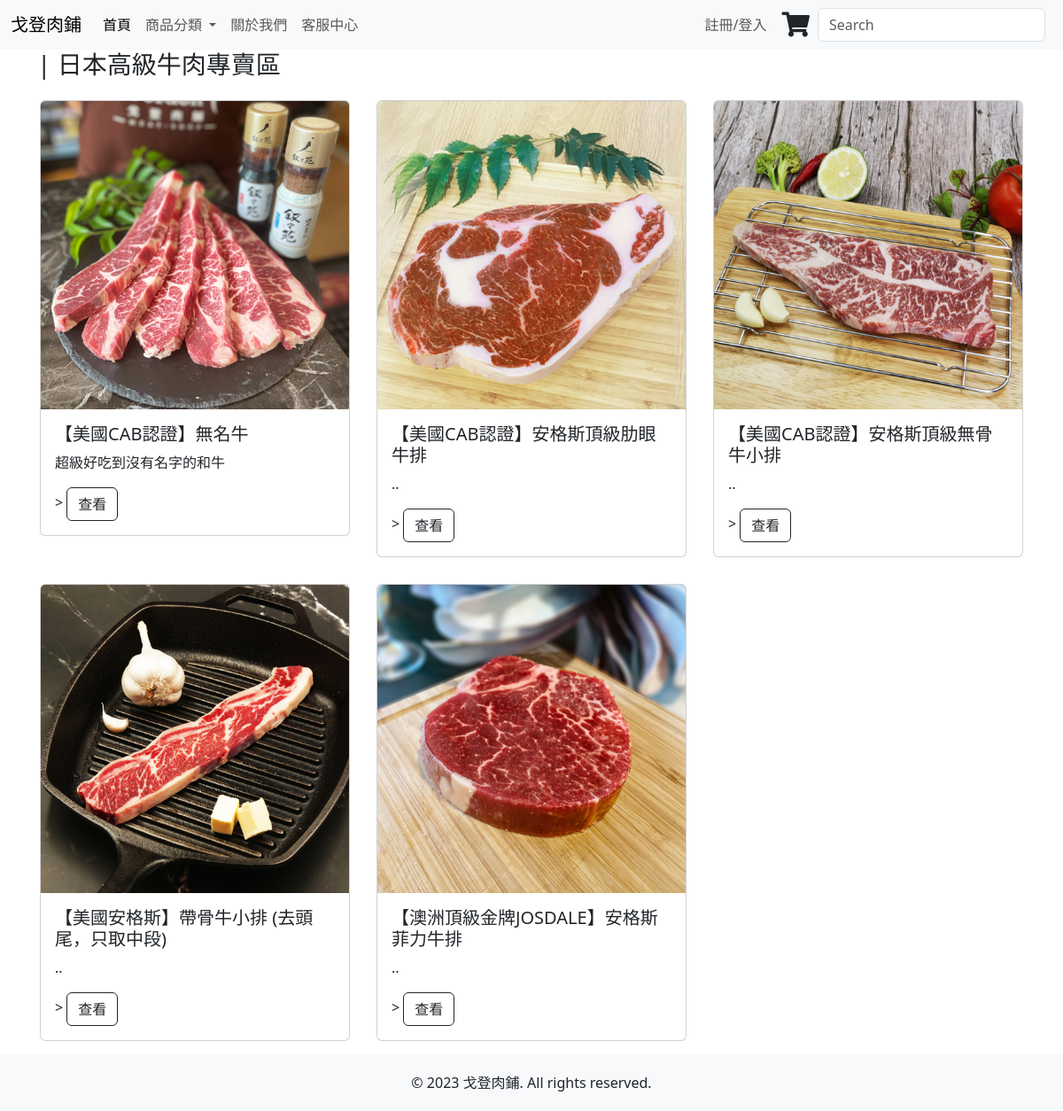
Page /hanio/ on the committed database.
### mywebsite/models.py (models this page shows)
class product(models.Model):
    PRODUCT_STATUS_CHOICES = [
        ('IN_STOCK', '上架'),
        ('OUT_OF_STOCK', '下架'),
        ('UNAVAILABLE', '缺貨'),
    ]
    PID = models.CharField('產品編號', max_length=1000, primary_key=True)
    PPrice = models.IntegerField('產品價錢')
    PName = models.CharField('產品名稱', max_length=100)
    PDetail = models.CharField('產品內容', max_length=10000)
    Pspec = models.IntegerField('產品規格',default=0)
    Pnum = models.IntegerField('產品數量',default=0)
    PStatus = models.CharField('產品狀態', max_length=13, choices=PRODUCT_STATUS_CHOICES, default='IN_STOCK')
    PPhoto = models.ImageField('產品圖片', upload_to='product_images/', blank=True, null=True)
    PCategory = models.CharField('產品分類', max_length=20) #也可以用選項

### mywebsite/views.py (the view)
# urls.py: path('hanio/', views.hanio_view),
def hanio_view(request):
    Category = product.objects.filter( PCategory = 'beef' )
    return render(request, 'hanio.html', locals())

### templates/hanio.html (shortened to what this page needs)
<!DOCTYPE html>
<html lang="en">
  <head>
    <link href="https://cdn.jsdelivr.net/npm/bootstrap@5.3.0-alpha3/dist/css/bootstrap.min.css" rel="stylesheet">
    {% load static %}
    <link href="{% static 'css/styles.css'%}" rel="stylesheet" />
    <link rel="stylesheet" href="https://use.fontawesome.com/releases/v5.6.3/css/all.css"
>
</head>
    <body id="page-top">
      <nav class="navbar navbar-expand-lg navbar-light bg-light fixed-top"style="background-color: #E0B041;">
        <div class="container-fluid">
            <a class="navbar-brand" href="../index/">戈登肉鋪</a>
            <div class="collapse navbar-collapse" id="navbarSupportedContent">
                <ul class="navbar-nav me-auto mb-2 mb-lg-0">
                    <li class="nav-item">
                        <a class="nav-link active" aria-current="page" href="../index/">首頁</a>
                    </li>
                    <li class="nav-item dropdown">
                        <a class="nav-link dropdown-toggle" href="#" id="navbarDropdown" role="button" data-bs-toggle="dropdown" aria-expanded="false">
                            商品分類
                        </a>
                    </li>
                    <li class="nav-item">
                        <a class="nav-link" href="../about/">關於我們</a>
                    </li>
                    <li class="nav-item">
                        <a class="nav-link" href="../contact/">客服中心</a>
                    </li>
                </ul>
                <ul class="navbar-nav">
                  {% if request.session.MAccount %}
                      <li class="nav-item dropdown">
                          <a class="nav-link dropdown-toggle" href="#" id="navbarDropdown" role="button" data-bs-toggle="dropdown" aria-expanded="false">
                              {{ request.session.MAccount }}
                          </a>
                          <ul class="dropdown-menu" aria-labelledby="navbarDropdown">
                              <li><a class="dropdown-item" href="../member/">個人資料</a></li>
                              <li><a class="dropdown-item" href="../record/">訂單記錄</a></li>
                              <li><hr class="dropdown-divider"></li>
                              <li><a class="dropdown-item" href="{% url 'logout' %}">登出</a></li>
                          </ul>
                      </li>
                  {% else %}
                      <li class="nav-item">
                          <a class="nav-link" href="../login/">註冊/登入</a>
                      </li>
                  {% endif %}
              </ul>
                <a href="../cart/"> <button class="btn btn-cart btn-sm" type="button" >
                  <i class="fas fa-shopping-cart text-dark fa-2x"></i>
                </button>
                </a>
                <form class="d-flex">
                    <input class="form-control me-2" type="search" placeholder="Search" aria-label="Search">
                </form>
            </div>
        </div>
    </nav>
        <div class="container">
            <h3 class="title">| 日本高級牛肉專賣區</h3>
            <div class="row row-cols-1 row-cols-md-2 row-cols-lg-3">
              {% for i in Category %}
              <div class="col product">
                <div class="card">
                  {% if i.PPhoto %}
                  <img src="{{i.PPhoto.url}}" class="card-img-top" alt="{{ i.PName }}">
                  {% else %}
                  <p>No photo available</p>
                  {% endif %}
                  <div class="card-body">
                    <h5 class="card-title">{{ i.PName }}</h5>
                    <p class="card-text">{{ i.PDetail }}</p>
                    <form action="/detail/" method = "POST">{% csrf_token %}>
                      <input type="submit" value="查看" class="btn btn-outline-dark">
                    </form>
                  </div>
                </div>
              </div>
              {% endfor %}
            </div>
          </div>
        <footer class="footer">
            <div class="container">
                <span>© 2023 戈登肉鋪. All rights reserved.</span>
            </div>
        </footer>
    </body>
</html>

### static/css/styles.css (style rules this page uses)
.footer { background-color: #f8f9fa; padding: 20px 0; text-align: center; }
.product { padding: 15px; }

### rows in the picture
product: PPhoto (picture), PName "【美國CAB認證】無名牛", PDetail "超級好吃到沒有名字的和牛"
product: PPhoto (picture), PName "【美國CAB認證】安格斯頂級肋眼牛排", PDetail ".."
product: PPhoto (picture), PName "【美國CAB認證】安格斯頂級無骨牛小排", PDetail ".."
product: PPhoto (picture), PName "【美國安格斯】帶骨牛小排 (去頭尾，只取中段)", PDetail ".."
product: PPhoto (picture), PName "【澳洲頂級金牌JOSDALE】安格斯菲力牛排", PDetail ".."
